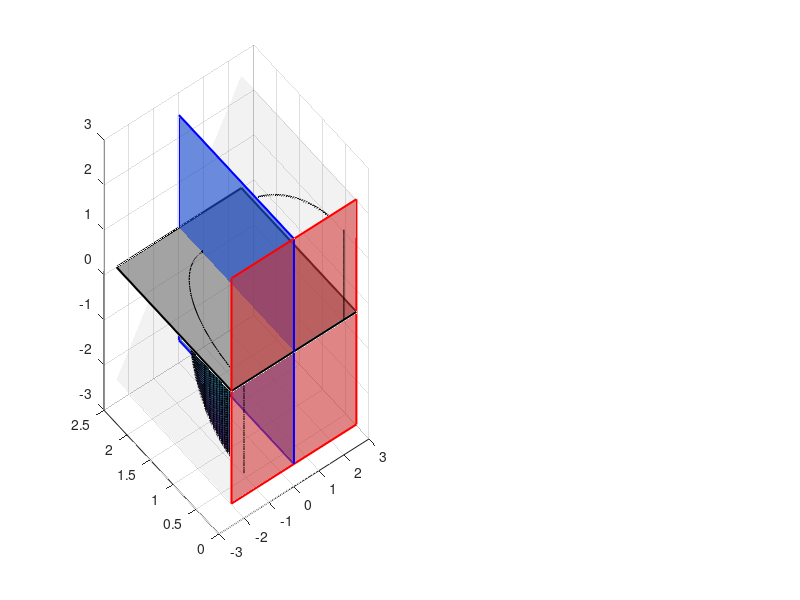

MATLAB code for this plot: (Note: this script raises an error after producing the figure.)
% 第一型曲线积分：防漂白·真·三大实体基准平面版
clear; clc; close all;

% ================= 设置图形窗口 =================
fig = figure('Name', '曲线积分对称性', 'Color', 'w', 'Position', [100, 100, 1300, 600]);

% 定义积分曲线 L
t = linspace(0, pi, 150); 
x_L = 2*cos(t);   
y_L = 2*sin(t);   

[X_grid, Y_grid] = meshgrid(linspace(-2.5, 2.5, 60), linspace(0, 2.5, 60));

% ================= 左图：奇函数对称性 =================
subplot(1, 2, 1); hold on; grid on; view(-35, 30);
f_odd = @(x, y) x; 

% 【核心修复】：强制关闭基准面的反光 ('FaceLighting', 'none')，提高不透明度
% 1. 深灰色地板 (Z=0)
fill3([-2.5 2.5 2.5 -2.5], [0 0 2.5 2.5], [0 0 0 0], [0.4 0.4 0.4], 'FaceAlpha', 0.6, 'FaceLighting', 'none', 'EdgeColor', 'k', 'LineWidth', 1.5);
% 2. 深蓝色侧墙/对称面 (X=0)
fill3([0 0 0 0], [0 2.5 2.5 0], [-2.5 -2.5 2.5 2.5], [0.1 0.3 0.8], 'FaceAlpha', 0.65, 'FaceLighting', 'none', 'EdgeColor', 'b', 'LineWidth', 1.5);
% 3. 深红色背墙 (Y=0)
fill3([-2.5 2.5 2.5 -2.5], [0 0 0 0], [-2.5 -2.5 2.5 2.5], [0.8 0.2 0.2], 'FaceAlpha', 0.6, 'FaceLighting', 'none', 'EdgeColor', 'r', 'LineWidth', 1.5);

% 绘制上方曲面和积分墙
surf(X_grid, Y_grid, f_odd(X_grid, Y_grid), 'FaceAlpha', 0.1, 'EdgeColor', 'none', 'FaceColor', [0.5 0.5 0.5]);
v = linspace(0, 1, 40); 
[T_wall, V_wall] = meshgrid(t, v);
X_wall = 2*cos(T_wall); Y_wall = 2*sin(T_wall);
Z_wall_odd = V_wall .* f_odd(X_wall, Y_wall);
surf_odd = surf(X_wall, Y_wall, Z_wall_odd, Z_wall_odd);
surf_odd.EdgeColor = 'none'; surf_odd.FaceAlpha = 0.95;
colormap(gca, turbo); clim([-2 2]);         

% 绘制曲线
plot3(x_L, y_L, zeros(size(t)), 'k', 'LineWidth', 4);
plot3(x_L, y_L, f_odd(x_L, y_L), 'r', 'LineWidth', 3);

shading interp; camlight('headlight'); lighting gouraud;
xlabel('X 轴'); ylabel('Y 轴'); zlabel('Z 轴');
title('奇函数：空间正负体积/面积抵消', 'FontSize', 14, 'FontWeight', 'bold');
axis([-2.5 2.5 0 2.5 -2.5 2.5]);


% ================= 右图：偶函数对称性 =================
subplot(1, 2, 2); hold on; grid on; view(-35, 30);
f_even = @(x, y) 0.5*x.^2 + 1; 

% 【核心修复】：同样处理右图的基准面
% 1. 深灰色地板 (Z=0)
fill3([-2.5 2.5 2.5 -2.5], [0 0 2.5 2.5], [0 0 0 0], [0.4 0.4 0.4], 'FaceAlpha', 0.6, 'FaceLighting', 'none', 'EdgeColor', 'k', 'LineWidth', 1.5);
% 2. 深蓝色侧墙/对称面 (X=0)
fill3([0 0 0 0], [0 2.5 2.5 0], [0 0 5 5], [0.1 0.3 0.8], 'FaceAlpha', 0.65, 'FaceLighting', 'none', 'EdgeColor', 'b', 'LineWidth', 1.5);
% 3. 深红色背墙 (Y=0)
fill3([-2.5 2.5 2.5 -2.5], [0 0 0 0], [0 0 5 5], [0.8 0.2 0.2], 'FaceAlp·ha', 0.6, 'FaceLighting', 'none', 'EdgeColor', 'r', 'LineWidth', 1.5);

% 绘制上方曲面和积分墙
surf(X_grid, Y_grid, f_even(X_grid, Y_grid), 'FaceAlpha', 0.1, 'EdgeColor', 'none', 'FaceColor', [0.5 0.5 0.5]);
Z_wall_even = V_wall .* f_even(X_wall, Y_wall);
surf_even = surf(X_wall, Y_wall, Z_wall_even, Z_wall_even);
surf_even.EdgeColor = 'none'; surf_even.FaceAlpha = 0.95;
colormap(gca, parula); 

% 绘制曲线 (包含绿色高亮一半)
plot3(x_L, y_L, zeros(size(t)), 'k', 'LineWidth', 4);
t_half = linspace(0, pi/2, 75); 
plot3(2*cos(t_half), 2*sin(t_half), zeros(size(t_half)), 'g', 'LineWidth', 5); 
plot3(x_L, y_L, f_even(x_L, y_L), 'r', 'LineWidth', 3);

shading interp; camlight('headlight'); lighting gouraud;
xlabel('X 轴'); ylabel('Y 轴'); zlabel('Z 轴');
title('偶函数：沿深蓝对称面镜像翻倍', 'FontSize', 14, 'FontWeight', 'bold');
axis([-2.5 2.5 0 2.5 0 5]);

sgtitle('真·三大显色实体基准平面 (修复光照漂白)', 'FontSize', 18, 'FontWeight', 'bold', 'Color', [0.2 0.2 0.2]);
